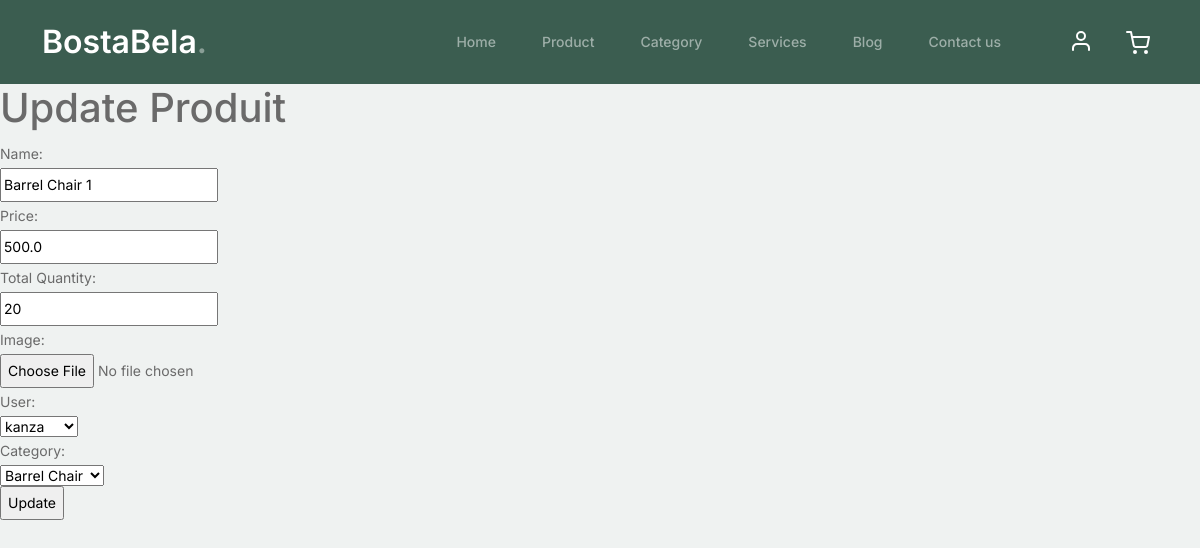
The app's page /produit/update/2/ with its own data.
### bi3smart/models.py (models this page shows)
class Produit(models.Model):
   idProd = models.AutoField(primary_key=True)
   nom = models.CharField(max_length=150, blank=True, null=True)
   prix = models.FloatField(blank=True, null=True)
   qteTotal = models.IntegerField(blank=True, null=True)
   user = models.ForeignKey(User, on_delete=models.CASCADE, default=1)
   categorie = models.ForeignKey(Categorie, on_delete=models.CASCADE)
   image = models.ImageField(upload_to="media/images/", null=True, blank=True)

class User(models.Model):
    user_id = models.AutoField(primary_key=True)
    cin = models.CharField(max_length=20, blank=True, null=True)
    nom = models.CharField(max_length=150, blank=True, null=True)
    prenom = models.CharField(max_length=150, blank=True, null=True)
    age = models.IntegerField(blank=True, null=True)
    username = models.CharField(max_length=255, blank=True, null=True)
    adresse = models.CharField(max_length=255, blank=True, null=True)
    email = models.EmailField(unique=True)
    password = models.CharField(max_length=128)
    télé = models.CharField(max_length=10, blank=True, null=True)

class Categorie(models.Model):
    code_cate = models.AutoField(primary_key=True)
    nom_cate = models.CharField(max_length=150, blank=True, null=True)

### bi3smart/views.py (the view)
# urls.py: path('produit/update/<str:idProd>/', ProduitViews.update_produit, name='update_produit'),
    def update_produit(request, idProd):
        produit = Produit.objects.get(pk=idProd)
        if request.method == 'POST':
            nom = request.POST.get('nom')
            prix = request.POST.get('prix')
            qteTotal = request.POST.get('qteTotal')
            user_id = request.POST.get('user_id')
            code_cate = request.POST.get('code_cate')
            image = request.FILES.get('image')
            print("Form data received:")
            print("Nom:", nom)
            print("Prix:", prix)
            print("QteTotal:", qteTotal)
            print("User ID:", user_id)
            print("Category Code:", code_cate)
            print("Image:", image)
            if image:
                print("Image file name:", image.name)
            user = User.objects.get(pk=user_id)
            categorie = Categorie.objects.get(code_cate=code_cate)
            if image:
                print("Updating image...")
                produit.nom = nom
                produit.prix = prix
                produit.qteTotal = qteTotal
                produit.user = user
                produit.categorie = categorie
                produit.image = image
                produit.save()
                print("Image updated successfully.")
                return redirect('/produit/')  # Redirect after successful form submission
            else:
                print("No image provided. Existing image will be retained.")
                produit.nom = nom
                produit.prix = prix
                produit.qteTotal = qteTotal
                produit.user = user
                produit.categorie = categorie
                produit.save()
        else:
            users = User.objects.all()
            categories = Categorie.objects.all()
            return render(request, 'update_produit.html', {'produit': produit, 'users': users, 'categories': categories})

### bi3smart/templates/update_produit.html (shortened to what this page needs)
<head>
    {% load static %}
          <link href="{% static 'css/bootstrap.min.css' %}" rel="stylesheet">
          <link href="https://cdnjs.cloudflare.com/ajax/libs/font-awesome/6.0.0-beta3/css/all.min.css" rel="stylesheet">
          <link href="{% static 'css/tiny-slider.css' %}" rel="stylesheet">
          <link href="{% static 'css/style.css' %}" rel="stylesheet">
          <link rel="stylesheet" href="https://cdnjs.cloudflareFurni Free Bootstrap 5 Template for Furniture and Interior Design Websites by Untree.co.com/ajax/libs/font-awesome/6.4.2/css/all.min.css">
      </head>
      <body>
          <nav class="custom-navbar navbar navbar navbar-expand-md navbar-dark bg-dark" arial-label="Furni navigation bar">
              <div class="container">
                  <a class="navbar-brand" href="/indexAdmin/">BostaBela<span>.</span></a>
                  <div class="collapse navbar-collapse" id="navbarsFurni">
                      <ul class="custom-navbar-nav navbar-nav ms-auto mb-2 mb-md-0">
                          <li class="nav-item"><a class="nav-link" href="/indexAdmin/">Home</a></li>
                          <li><a class="nav-link active" href="/produit/">Product</a></li>
                          <li><a class="nav-link" href="/category/">Category</a></li>
                          <li><a class="nav-link" href="services.html">Services</a></li>
                          <li><a class="nav-link" href="blog.html">Blog</a></li>
                          <li><a class="nav-link" href="contact.html">Contact us</a></li>
                      </ul>
                      <ul class="custom-navbar-cta navbar-nav mb-2 mb-md-0 ms-5">
                          <li><a class="nav-link" href="/login/">
                            <img src="{% static 'images/user.svg' %}">
                        </a></li>
                          <li><a class="nav-link" href="cart.html">
                            <img src="{% static 'images/cart.svg' %}">
                        </a></li>
                      </ul>
                  </div>
              </div>
          </nav>
          <body>
            <h1>Update Produit</h1>
            <form method="post" action="{% url 'update_produit' produit.idProd %}" enctype="multipart/form-data">
                <label for="nom">Name:</label><br>
                <input type="text" id="nom" name="nom" value="{{ produit.nom }}"><br>
                <label for="prix">Price:</label><br>
                <input type="number" id="prix" name="prix" value="{{ produit.prix }}"><br>
                <label for="qteTotal">Total Quantity:</label><br>
                <input type="number" id="qteTotal" name="qteTotal" value="{{ produit.qteTotal }}"><br>
                <label for="image">Image:</label><br>
                <input type="file" id="image" name="image"><br>
                <label for="user_id">User:</label><br>
                <select id="user_id" name="user_id" aria-placeholder="Choose a user">
                    {% for user in users %}
                        <option value="{{ user.user_id }}" {% if user.user_id == produit.user.user_id %}selected{% endif %}>{{ user.username }}</option>
                    {% endfor %}
                </select><br>
                <label for="code_cate">Category:</label><br>
                <select id="code_cate" name="code_cate" aria-placeholder="Choose a category">
                    {% for categorie in categories %}
                        <option value="{{ categorie.code_cate }}" {% if categorie.code_cate == produit.categorie.code_cate %}selected{% endif %}>{{ categorie.nom_cate }}</option>
                    {% endfor %}
                </select><br>
                <input type="submit" value="Update">
            </form>
        </body>

### static/css/style.css (style rules this page uses)
body { overflow-x: hidden; position: relative; }
body { font-family: "Inter", sans-serif; font-weight: 400; line-height: 28px; color: #6a6a6a; font-size: 14px; background-color: #eff2f1; }
a { text-decoration: none; -webkit-transition: .3s all ease; -o-transition: .3s all ease; transition: .3s all ease; color: #2f2f2f; text-decoration: underline; }
.custom-navbar { background: #3b5d50 !important; padding-top: 20px; padding-bottom: 20px; }
.custom-navbar .navbar-brand { font-size: 32px; font-weight: 600; }
.custom-navbar .navbar-brand > span { opacity: .4; }
@media (min-width: 992px) { .custom-navbar .custom-navbar-nav li { margin-left: 15px; margin-right: 15px; } }
.custom-navbar .custom-navbar-nav li a { font-weight: 500; color: #ffffff !important; opacity: .5; -webkit-transition: .3s all ease; -o-transition: .3s all ease; transition: .3s all ease; position: relative; }
@media (min-width: 768px) { .custom-navbar .custom-navbar-nav li a:before { content: ""; position: absolute; bottom: 0; left: 8px; right: 8px; background: #f9bf29; height: 5px; opacity: 1; visibility: visible; width: 0; -webkit-transition: .15s all ease-out; -o-transition: .15s all ease-out; transition: .15s all ease-out; } }
.custom-navbar .custom-navbar-cta { margin-left: 0 !important; -webkit-box-orient: horizontal; -webkit-box-direction: normal; -ms-flex-direction: row; flex-direction: row; }
@media (min-width: 768px) { .custom-navbar .custom-navbar-cta { margin-left: 40px !important; } }
.custom-navbar .custom-navbar-cta li { margin-left: 0px; margin-right: 0px; }
.custom-navbar .custom-navbar-cta li:first-child { margin-right: 20px; }

### records on screen
Produit: nom "Barrel Chair 1", prix "500.0", qteTotal "20", user_id "kanza", code_cate "Barrel Chair"
